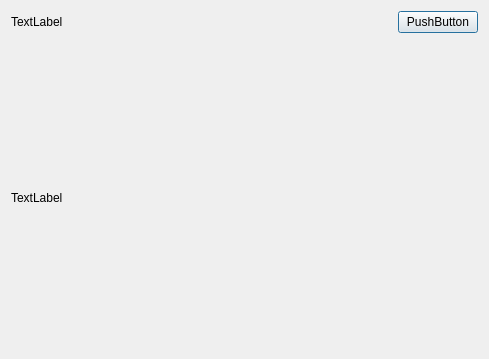
<?xml version="1.0" encoding="UTF-8"?>
<ui version="4.0">
 <class>dlgResimGosterici</class>
 <widget class="QDialog" name="dlgResimGosterici">
  <property name="geometry">
   <rect>
    <x>0</x>
    <y>0</y>
    <width>489</width>
    <height>359</height>
   </rect>
  </property>
  <property name="windowTitle">
   <string>Dialog</string>
  </property>
  <layout class="QVBoxLayout" name="verticalLayout">
   <item>
    <layout class="QHBoxLayout" name="horizontalLayout">
     <item>
      <widget class="QLabel" name="lblDosyaAdi">
       <property name="text">
        <string>TextLabel</string>
       </property>
      </widget>
     </item>
     <item>
      <spacer name="horizontalSpacer">
       <property name="orientation">
        <enum>Qt::Horizontal</enum>
       </property>
       <property name="sizeHint" stdset="0">
        <size>
         <width>40</width>
         <height>20</height>
        </size>
       </property>
      </spacer>
     </item>
     <item>
      <widget class="QPushButton" name="btnDosyaSec">
       <property name="text">
        <string>PushButton</string>
       </property>
      </widget>
     </item>
    </layout>
   </item>
   <item>
    <spacer name="verticalSpacer">
     <property name="orientation">
      <enum>Qt::Vertical</enum>
     </property>
     <property name="sizeHint" stdset="0">
      <size>
       <width>20</width>
       <height>40</height>
      </size>
     </property>
    </spacer>
   </item>
   <item>
    <widget class="QLabel" name="lblResim">
     <property name="minimumSize">
      <size>
       <width>0</width>
       <height>300</height>
      </size>
     </property>
     <property name="text">
      <string>TextLabel</string>
     </property>
    </widget>
   </item>
  </layout>
 </widget>
 <resources/>
 <connections>
  <connection>
   <sender>btnDosyaSec</sender>
   <signal>clicked()</signal>
   <receiver>dlgResimGosterici</receiver>
   <slot>dosyaSec()</slot>
   <hints>
    <hint type="sourcelabel">
     <x>425</x>
     <y>17</y>
    </hint>
    <hint type="destinationlabel">
     <x>373</x>
     <y>20</y>
    </hint>
   </hints>
  </connection>
 </connections>
 <slots>
  <slot>dosyaSec()</slot>
 </slots>
</ui>
